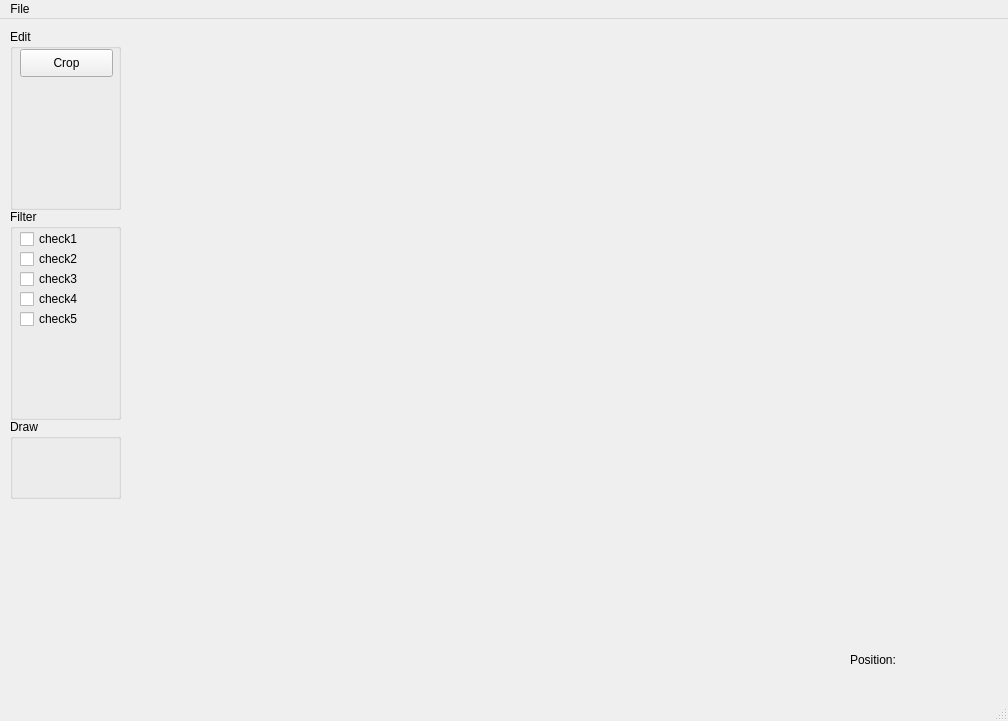
<?xml version="1.0" encoding="UTF-8"?>
<ui version="4.0">
 <class>MainWindow</class>
 <widget class="QMainWindow" name="MainWindow">
  <property name="geometry">
   <rect>
    <x>0</x>
    <y>0</y>
    <width>1008</width>
    <height>721</height>
   </rect>
  </property>
  <property name="windowTitle">
   <string>RCM Image Editor</string>
  </property>
  <widget class="QWidget" name="centralwidget">
   <widget class="QGroupBox" name="editBox">
    <property name="geometry">
     <rect>
      <x>10</x>
      <y>10</y>
      <width>111</width>
      <height>181</height>
     </rect>
    </property>
    <property name="title">
     <string>Edit</string>
    </property>
    <widget class="QPushButton" name="cropButton">
     <property name="geometry">
      <rect>
       <x>10</x>
       <y>20</y>
       <width>93</width>
       <height>28</height>
      </rect>
     </property>
     <property name="text">
      <string>Crop</string>
     </property>
    </widget>
   </widget>
   <widget class="QLabel" name="label">
    <property name="geometry">
     <rect>
      <x>850</x>
      <y>630</y>
      <width>91</width>
      <height>21</height>
     </rect>
    </property>
    <property name="text">
     <string>Position:</string>
    </property>
   </widget>
   <widget class="QGroupBox" name="filterBox">
    <property name="geometry">
     <rect>
      <x>10</x>
      <y>190</y>
      <width>111</width>
      <height>211</height>
     </rect>
    </property>
    <property name="title">
     <string>Filter</string>
    </property>
    <widget class="QCheckBox" name="checkBox">
     <property name="geometry">
      <rect>
       <x>10</x>
       <y>20</y>
       <width>81</width>
       <height>20</height>
      </rect>
     </property>
     <property name="text">
      <string>check1</string>
     </property>
    </widget>
    <widget class="QCheckBox" name="checkBox_2">
     <property name="geometry">
      <rect>
       <x>10</x>
       <y>40</y>
       <width>81</width>
       <height>20</height>
      </rect>
     </property>
     <property name="text">
      <string>check2</string>
     </property>
    </widget>
    <widget class="QCheckBox" name="checkBox_3">
     <property name="geometry">
      <rect>
       <x>10</x>
       <y>60</y>
       <width>81</width>
       <height>20</height>
      </rect>
     </property>
     <property name="text">
      <string>check3</string>
     </property>
    </widget>
    <widget class="QCheckBox" name="checkBox_4">
     <property name="geometry">
      <rect>
       <x>10</x>
       <y>80</y>
       <width>81</width>
       <height>20</height>
      </rect>
     </property>
     <property name="text">
      <string>check4</string>
     </property>
    </widget>
    <widget class="QCheckBox" name="checkBox_5">
     <property name="geometry">
      <rect>
       <x>10</x>
       <y>100</y>
       <width>81</width>
       <height>20</height>
      </rect>
     </property>
     <property name="text">
      <string>check5</string>
     </property>
    </widget>
   </widget>
   <widget class="QGroupBox" name="drawBox">
    <property name="geometry">
     <rect>
      <x>10</x>
      <y>400</y>
      <width>111</width>
      <height>80</height>
     </rect>
    </property>
    <property name="title">
     <string>Draw</string>
    </property>
   </widget>
   <widget class="QLabel" name="imageCanvas">
    <property name="geometry">
     <rect>
      <x>130</x>
      <y>10</y>
      <width>861</width>
      <height>611</height>
     </rect>
    </property>
    <property name="text">
     <string/>
    </property>
    <property name="pixmap">
     <pixmap>Test_image.jpg</pixmap>
    </property>
    <property name="scaledContents">
     <bool>true</bool>
    </property>
   </widget>
  </widget>
  <widget class="QMenuBar" name="menubar">
   <property name="geometry">
    <rect>
     <x>0</x>
     <y>0</y>
     <width>1008</width>
     <height>26</height>
    </rect>
   </property>
   <widget class="QMenu" name="menuFile">
    <property name="title">
     <string>File</string>
    </property>
    <addaction name="actionOpen"/>
    <addaction name="actionSave_As"/>
    <addaction name="actionSave"/>
    <addaction name="actionExit"/>
   </widget>
   <addaction name="menuFile"/>
  </widget>
  <widget class="QStatusBar" name="statusbar"/>
  <action name="actionOpen">
   <property name="text">
    <string>Open</string>
   </property>
  </action>
  <action name="actionSave_As">
   <property name="text">
    <string>Save As</string>
   </property>
  </action>
  <action name="actionSave">
   <property name="text">
    <string>Save</string>
   </property>
  </action>
  <action name="actionExit">
   <property name="text">
    <string>Exit</string>
   </property>
  </action>
 </widget>
 <resources/>
 <connections/>
</ui>
